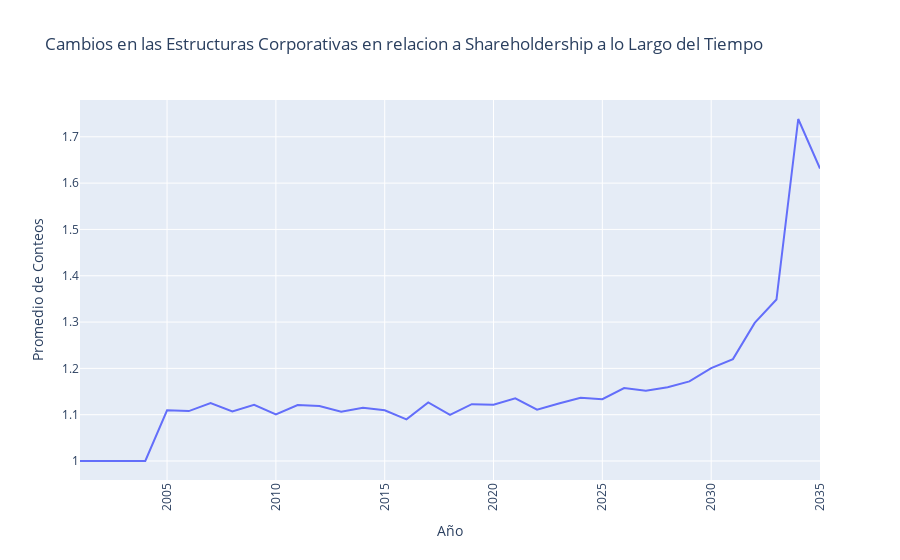

Notebook source saved alongside this figure:
### Markdown cell above
## Shareholdership

### Code cell
# Filtrando datos por el tipo específico de evento
data_filtered = df_links[df_links['type'] == 'Event.Owns.Shareholdership']

# Conteo de relaciones por año y cálculo del promedio
relations_per_year = data_filtered.groupby(['year', 'type', 'target']).size().reset_index(name='counts')
relations_per_year = relations_per_year.groupby(['year', 'type'])['counts'].mean().reset_index(name='counts')

# Creación de la visualización temporal usando gráfico de líneas
fig = px.line(relations_per_year, x='year', y='counts', title='Cambios en las Estructuras Corporativas en relacion a Shareholdership a lo Largo del Tiempo')

# Ajustes en el diseño del gráfico
fig.update_layout(
    xaxis_title='Año',
    yaxis_title='Promedio de Conteos',
    xaxis_tickangle=-90,
    xaxis={'dtick': 5}  # Asegurar que todos los años sean mostrados
)

fig.show()

### Figure 1 — Plotly figure (JSON) as saved in the notebook; plotly's stock layout.template omitted (floating-point values rounded to 4 significant figures)
{"data": [{"hovertemplate": "year=%{x}<br>counts=%{y}<extra></extra>", "legendgroup": "", "line": {"color": "#636efa", "dash": "solid"}, "marker": {"symbol": "circle"}, "mode": "lines", "name": "", "orientation": "v", "showlegend": false, "type": "scatter", "x": [2001, 2002, 2003, 2004, 2005, 2006, 2007, 2008, 2009, 2010, 2011, 2012, 2013, 2014, 2015, 2016, 2017, 2018, 2019, 2020, 2021, 2022, 2023, 2024, 2025, 2026, 2027, 2028, 2029, 2030, 2031, 2032, 2033, 2034, 2035], "xaxis": "x", "y": [1, 1, 1, 1, 1.109, 1.108, 1.125, 1.107, 1.121, 1.1, 1.121, 1.119, 1.106, 1.115, 1.109, 1.09, 1.126, 1.1, 1.123, 1.121, 1.135, 1.111, 1.124, 1.137, 1.133, 1.158, 1.152, 1.159, 1.172, 1.2, 1.22, 1.298, 1.349, 1.738, 1.632], "yaxis": "y"}], "layout": {"legend": {"tracegroupgap": 0}, "title": {"text": "Cambios en las Estructuras Corporativas en relacion a Shareholdership a lo Largo del Tiempo"}, "xaxis": {"anchor": "y", "domain": [0, 1], "dtick": 5, "tickangle": -90, "title": {"text": "Año"}}, "yaxis": {"anchor": "x", "domain": [0, 1], "title": {"text": "Promedio de Conteos"}}}}
